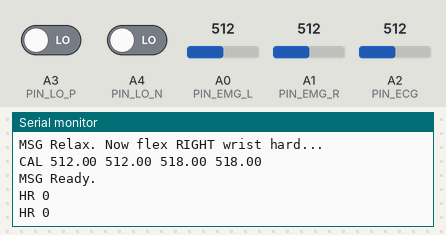
Bench run of a sketch on a simulated Arduino Uno, built with avr-gcc and run on an emulated ATmega328P. Shown: the last lines printed to the serial monitor. Inputs (shaded band) come from the test bench; at power-on: A0 (PIN_EMG_L) = 512, A3 (PIN_LO_P) LOW, A1 (PIN_EMG_R) = 512, A2 (PIN_ECG) = 512, A4 (PIN_LO_N) LOW.

Above: at 13.2 s.
13.3 s: A0 (PIN_EMG_L) set to 716
At 13.9 s:
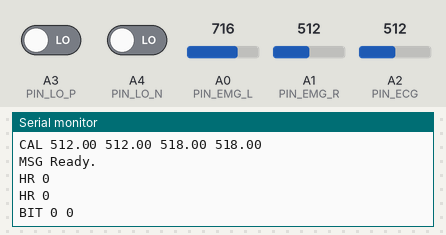
15.0 s: A3 (PIN_LO_P) driven HIGH
At 15.8 s:
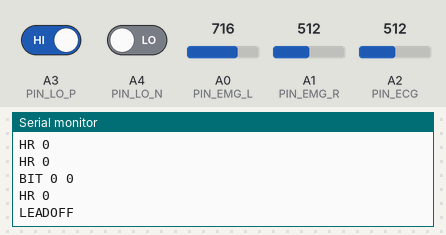

The sketch:

firmware.ino
```cpp
// KNOCKER-TALKERS firmware - Arduino Uno (Elegoo Uno works the same)
//
// Wrist-flex binary keyboard + heart-rate watchdog.
//   Left forearm flex  = bit 0
//   Right forearm flex = bit 1
//   5 bits             = one letter (sent automatically, see docs/code_table.md)
//   Both at once       = erase the bits typed so far
// Sends text and status lines to the laptop over USB serial (115200 baud).
// The laptop script (laptop/speak.py) speaks the text and plays the alarm.
//
// Wiring (see hardware/emg_lang_proc_uno_wiring.pdf):
//   A0 <- MyoWare LEFT  ENV      (+Vs = 5V)
//   A1 <- MyoWare RIGHT ENV      (+Vs = 5V)
//   A2 <- AD8232 OUTPUT          (3.3V ONLY)
//   A3 <- AD8232 LO+  (digital)
//   A4 <- AD8232 LO-  (digital)
//
// Serial protocol (one line per message):
//   BIT <0|1> <bits so far>   a bit was registered
//   CHAR <c>                  a letter, space, '.' or '?' was typed
//   DEL                       delete the last letter
//   HELP                      user asked for help (manual alarm)
//   CANCEL                    user cancelled a false alarm
//   CLEAR                     bits typed so far were erased
//   HR <bpm>                  heart rate, about once per second
//   LEADOFF                   an ECG electrode is off (fault, not an emergency)
//   ALARM                     sustained abnormal heart rate -> laptop calls for help
//   CAL <restL> <restR> <thrL> <thrR>   calibration result

// The sketch is split into tabs so two people can work at the same time:
//   firmware.ino  - setup() and loop(): sampling timer + serial commands (rarely changes)
//   emg.ino       - EMG: calibration, wrist flex -> bits -> 5-bit letters     (EMG owner)
//   ecg.ino       - ECG: heart rate, lead-off, alarm                        (ECG owner)
// Arduino IDE joins all .ino files in this folder into one program; each shows as a tab.

const unsigned long SAMPLE_US = 2000;  // 500 Hz sampling for both EMG and ECG

void setup() {
  Serial.begin(115200);
  ecgSetup();
  calibrate();   // in emg.ino
}

void loop() {
  static unsigned long nextSample = micros();
  if ((long)(micros() - nextSample) < 0) return;
  nextSample += SAMPLE_US;

  unsigned long now = millis();
  updateEmg(now);   // emg.ino
  updateEcg(now);   // ecg.ino

  // send 'c' from the laptop to recalibrate
  if (Serial.available() && Serial.read() == 'c') calibrate();
}
```

ecg.ino
```cpp
// ===== ECG: heart rate -> lead-off check -> alarm =====
// Owner: ______   (only this person edits this tab)
//   A2 <- AD8232 OUTPUT  (module on 3.3V ONLY)
//   A3 <- AD8232 LO+  (digital, HIGH = electrode off)
//   A4 <- AD8232 LO-  (digital, HIGH = electrode off)

const int PIN_ECG  = A2;
const int PIN_LO_P = A3;
const int PIN_LO_N = A4;

// ---------------- ECG tuning ----------------
const int    HR_LOW_BPM    = 40;
const int    HR_HIGH_BPM   = 130;
const unsigned long ALARM_AFTER_MS = 10000;  // abnormal for 10 s -> ALARM
const unsigned long MIN_RR_MS = 300;         // ignore beats faster than 200 bpm (noise)

// ---------------- ECG state ----------------
float ecgBaseline = 512;
bool  inBeat = false;
unsigned long lastBeatMs = 0;
float bpm = 0;
unsigned long abnormalSince = 0;
bool alarmSent = false;
unsigned long lastHrReport = 0;
// 60 Hz notch for the ECG channel (biquad, designed for 500 Hz sampling, Q = 10)
float nx1 = 0, nx2 = 0, ny1 = 0, ny2 = 0;
float notch60(float x) {
  // coefficients precomputed: f0 = 60 Hz, fs = 500 Hz, Q = 10
  const float b0 = 0.96691f, b1 = -1.40969f, b2 = 0.96691f;
  const float a1 = -1.40969f, a2 = 0.93381f;
  float y = b0 * x + b1 * nx1 + b2 * nx2 - a1 * ny1 - a2 * ny2;
  nx2 = nx1; nx1 = x; ny2 = ny1; ny1 = y;
  return y;
}

void ecgSetup() {
  pinMode(PIN_LO_P, INPUT);
  pinMode(PIN_LO_N, INPUT);
}

// ---------------- ECG -> heart rate -> alarm ----------------
void updateEcg(unsigned long now) {
  bool leadOff = digitalRead(PIN_LO_P) || digitalRead(PIN_LO_N);
  if (leadOff) {
    abnormalSince = 0;               // a loose electrode is a fault, not an emergency
    if (now - lastHrReport > 1000) { Serial.println(F("LEADOFF")); lastHrReport = now; }
    return;
  }

  float x = notch60(analogRead(PIN_ECG));
  ecgBaseline += 0.005f * (x - ecgBaseline);   // slow-moving baseline
  float v = x - ecgBaseline;

  // simple R-peak detector: rising past a fixed offset above baseline
  const float R_THRESH = 120;  // ADC counts; tune on real signals
  if (!inBeat && v > R_THRESH && now - lastBeatMs > MIN_RR_MS) {
    inBeat = true;
    if (lastBeatMs) {
      float inst = 60000.0f / (now - lastBeatMs);
      bpm = bpm == 0 ? inst : 0.8f * bpm + 0.2f * inst;
    }
    lastBeatMs = now;
  } else if (inBeat && v < R_THRESH * 0.5f) {
    inBeat = false;
  }
  if (lastBeatMs && now - lastBeatMs > 3000) bpm = 0;   // no beat for 3 s

  bool abnormal = bpm > 0 && (bpm < HR_LOW_BPM || bpm > HR_HIGH_BPM);
  if (abnormal) {
    if (!abnormalSince) abnormalSince = now;
    if (!alarmSent && now - abnormalSince >= ALARM_AFTER_MS) {
      Serial.println(F("ALARM"));
      alarmSent = true;
    }
  } else {
    abnormalSince = 0;
    alarmSent = false;
  }

  if (now - lastHrReport > 1000) {
    Serial.print(F("HR ")); Serial.println((int)bpm);
    lastHrReport = now;
  }
}
```

emg.ino
```cpp
// ===== EMG: wrist flexes -> bits -> letters (5-bit code) =====
// Owner: ______   (only this person edits this tab)
//   A0 <- MyoWare LEFT  ENV  (+Vs = 5V)   left flex  = bit 0
//   A1 <- MyoWare RIGHT ENV  (+Vs = 5V)   right flex = bit 1
//   5 bits = one letter (sent automatically); both together = erase bits so far

const int PIN_EMG_L = A0;
const int PIN_EMG_R = A1;

// ---------------- EMG tuning ----------------
const float  EMG_SMOOTH           = 0.2;   // extra low-pass on the MyoWare ENV signal (0..1)
const float  THRESH_FRACTION      = 0.30;  // active threshold = rest + 30% of (max - rest)
const float  HYSTERESIS_FRACTION  = 0.6;   // release threshold = 60% of active threshold
const unsigned long MIN_HOLD_MS   = 150;   // flex must be held this long to count
const unsigned long BOTH_WINDOW_MS = 200;  // both arms within this window = commit
const unsigned long REFRACTORY_MS = 300;   // ignore input right after a bit
const int    BITS_PER_CHAR        = 5;     // 5-bit code: 32 symbols (see docs/code_table.md)
const bool   AUTO_COMMIT          = true;  // true: letter sends itself after the 5th bit,
                                           //       both arms = erase the bits typed so far
                                           // false: both arms = commit (old behaviour)

// ---------------- EMG state ----------------
float envL = 0, envR = 0;
float restL = 0, restR = 0;
float thrL = 200, thrR = 200;   // Edit during calibration

bool activeL = false, activeR = false;
unsigned long startL = 0, startR = 0;
bool countedL = false, countedR = false;
unsigned long lastBitMs = 0;

int  bitCount = 0;
byte code = 0;


// ---------------- calibration ----------------
float averageFor(int pin, unsigned long ms) {
  unsigned long t0 = millis();
  float sum = 0; long n = 0;
  while (millis() - t0 < ms) { sum += analogRead(pin); n++; delay(2); }
  return n ? sum / n : 0;
}

float peakFor(int pin, unsigned long ms) {
  unsigned long t0 = millis();
  float peak = 0;
  while (millis() - t0 < ms) { peak = max(peak, (float)analogRead(pin)); delay(2); }
  return peak;
}

void calibrate() {
  Serial.println(F("MSG Relax both arms..."));
  delay(1500);
  restL = averageFor(PIN_EMG_L, 2000);
  restR = averageFor(PIN_EMG_R, 2000);

  Serial.println(F("MSG Flex LEFT wrist hard..."));
  delay(1000);
  float maxL = peakFor(PIN_EMG_L, 2000);
  Serial.println(F("MSG Relax. Now flex RIGHT wrist hard..."));
  delay(1500);
  float maxR = peakFor(PIN_EMG_R, 2000);

  thrL = restL + THRESH_FRACTION * max(maxL - restL, 20.0f);
  thrR = restR + THRESH_FRACTION * max(maxR - restR, 20.0f);
  envL = restL; envR = restR;

  Serial.print(F("CAL ")); Serial.print(restL); Serial.print(' ');
  Serial.print(restR); Serial.print(' '); Serial.print(thrL); Serial.print(' ');
  Serial.println(thrR);
  Serial.println(F("MSG Ready."));
}

// ---------------- EMG -> bits -> letters (5-bit code) ----------------
// Code = letter's position in the alphabet, in binary:  A = 00001 ... Z = 11010
//   11011 = space      11100 = .  (speaks the sentence)    11101 = ?
//   11110 = delete last letter      11111 = HELP (manual call for help)
//   00000 = cancel alarm (false alarm)
void sendSymbol(byte c) {
  if (c >= 1 && c <= 26) { Serial.print(F("CHAR ")); Serial.println((char)('A' + c - 1)); }
  else if (c == 27) Serial.println(F("CHAR  "));      // space
  else if (c == 28) Serial.println(F("CHAR ."));
  else if (c == 29) Serial.println(F("CHAR ?"));
  else if (c == 30) Serial.println(F("DEL"));
  else if (c == 31) Serial.println(F("HELP"));
  else              Serial.println(F("CANCEL"));      // 00000
}

void clearBits() {
  code = 0; bitCount = 0;
  Serial.println(F("CLEAR"));
}

void commitChar() {
  lastBitMs = millis();
  if (bitCount == BITS_PER_CHAR) {
    sendSymbol(code);
    code = 0; bitCount = 0;
  } else {
    clearBits();
  }
}

void addBit(int b) {
  code = (code << 1) | b;
  bitCount++;
  lastBitMs = millis();
  Serial.print(F("BIT ")); Serial.print(b); Serial.print(' ');
  for (int i = bitCount - 1; i >= 0; i--) Serial.print((code >> i) & 1);
  Serial.println();
  if (AUTO_COMMIT && bitCount == BITS_PER_CHAR) commitChar();
  else if (bitCount > BITS_PER_CHAR) clearBits();   // too many bits: start over
}

void updateEmg(unsigned long now) {
  envL += EMG_SMOOTH * (analogRead(PIN_EMG_L) - envL);
  envR += EMG_SMOOTH * (analogRead(PIN_EMG_R) - envR);

  // hysteresis: turn on above thr, off below rest + 60% of (thr - rest)
  bool nowL = activeL ? envL > restL + HYSTERESIS_FRACTION * (thrL - restL) : envL > thrL;
  bool nowR = activeR ? envR > restR + HYSTERESIS_FRACTION * (thrR - restR) : envR > thrR;

  if (nowL && !activeL) { startL = now; countedL = false; }
  if (nowR && !activeR) { startR = now; countedR = false; }
  activeL = nowL; activeR = nowR;

  if (now - lastBitMs < REFRACTORY_MS) return;

  bool heldL = activeL && !countedL && now - startL >= MIN_HOLD_MS;
  bool heldR = activeR && !countedR && now - startR >= MIN_HOLD_MS;

  // both arms flexed close together -> erase current bits (or commit, if AUTO_COMMIT is off)
  if (activeL && activeR && !countedL && !countedR &&
      (unsigned long)abs((long)startL - (long)startR) <= BOTH_WINDOW_MS &&
      now - max(startL, startR) >= MIN_HOLD_MS) {
    countedL = countedR = true;
    lastBitMs = now;
    if (AUTO_COMMIT) clearBits(); else commitChar();
    return;
  }
  // single arm -> bit (wait out the both-arms window first)
  if (heldL && !activeR && now - startL >= BOTH_WINDOW_MS) { countedL = true; addBit(0); }
  else if (heldR && !activeL && now - startR >= BOTH_WINDOW_MS) { countedR = true; addBit(1); }
}
```

Measured:
- after the input at 13.3 s, the serial monitor: prints a new line after 0.20 s (image 1)
- after the input at 15.0 s, the serial monitor: prints a new line at once (image 2)
